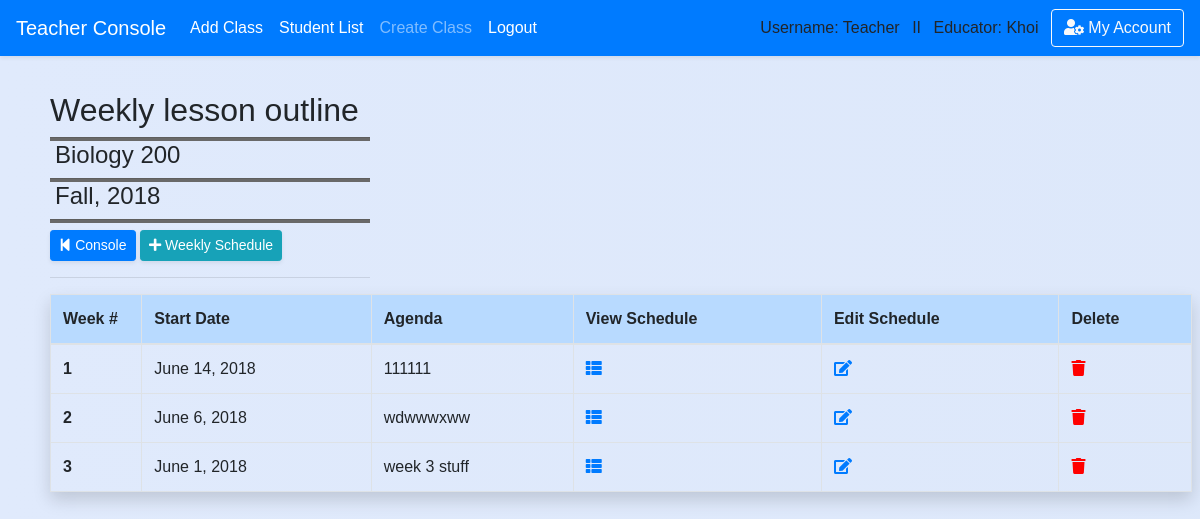
/teacher/lesson_plan/4/ (signed in), run on an earlier commit of the app's database.
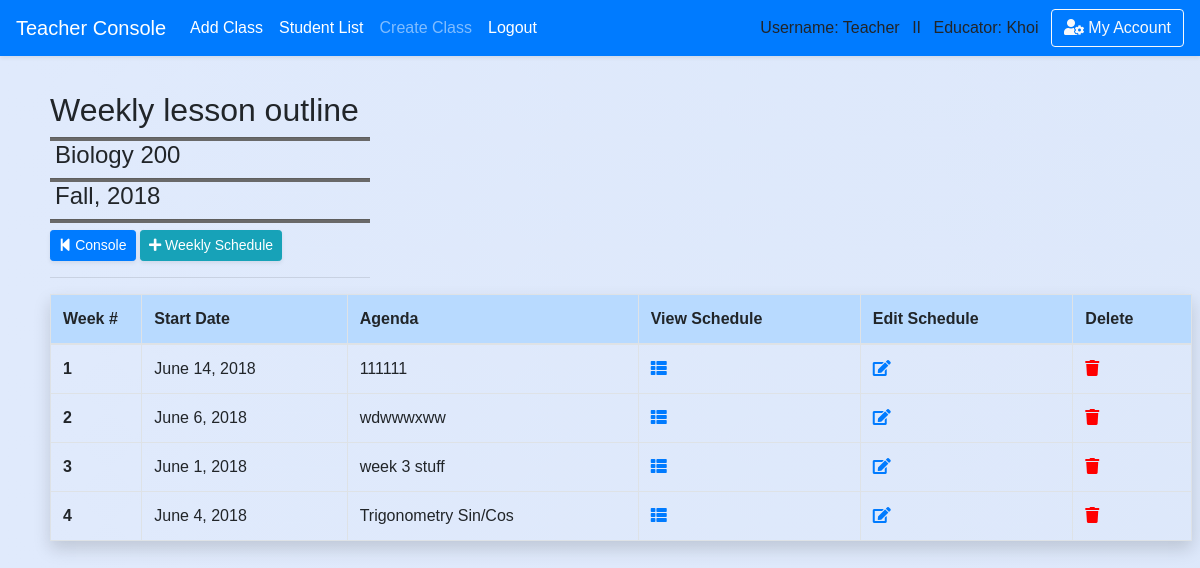
And on a later commit of the database.
### school_app/models.py (models this page shows, shortened)
class Lesson_plan(models.Model):
    course_title = models.CharField(max_length=50,default='')
    teacher_idx = models.CharField(max_length=10,default='')
    week_number = models.CharField(max_length=10,default='')
    agenda = models.CharField(max_length=450,default='Agenda Goes Here')
    monday_date = models.DateField(blank=True, null=True)
    tuesday_date = models.DateField(blank=True, null=True)
    wednesday_date = models.DateField(blank=True, null=True)
    thursday_date = models.DateField(blank=True, null=True)
    friday_date= models.DateField(blank=True, null=True)
    monday_plan = models.CharField(max_length=400,default='a')
    tuesday_plan= models.CharField(max_length=400,default='s')
    wednesday_plan= models.CharField(max_length=400,default='d')
    thursday_plan= models.CharField(max_length=400,default='f')
    friday_plan= models.CharField(max_length=400,default='g')
    weekend_plan = models.CharField(max_length=300,default='h')
    teacher = models.ForeignKey('Teacher',blank=True, null=True, on_delete = models.SET_NULL)
    course = models.ForeignKey('Course',blank=True, null=True, on_delete = models.SET_NULL)
    last_modifield = models.DateTimeField(auto_now=True, blank=True,null=True,)
    create_date = models.DateField(auto_now_add=True, blank=True,null=True,)

### school_app/views_logged.py (the view)
# urls.py: path('teacher/lesson_plan',views_logged.lesson_plan, name='lesson_plan'),
@require_http_methods(["GET"])
def lesson_plan(request,course_id=None): #list all lesson plan created
    if is_login(request) == False:
        return redirect('/login')
    if is_login(request) == True:
        if request.user.profile.is_teacher == False:
            messages.warning(request, "You don't have Instructor's Privilege!")
            return redirect('/')
        course = Course.objects.filter(id=course_id).first()
        lesson_plan = Lesson_plan.objects.filter(course=course)
        return render(request,'teacher/lesson_plan/weekly_lesson_plan.html',
        {'course':course,'lesson_plan':lesson_plan})

### school_app/views_functions.py (called while the page is built)
def is_login(request):
    if not request.user.is_authenticated:
        messages.warning(request, "Please Login or Create an Account.")
        return False
    return True

### school_app/templates/teacher/lesson_plan/weekly_lesson_plan.html (shortened to what this page needs)
{% extends 'base.html' %}
{% block content %}
<div class='content'>
        <div style="width: 320px">
        <h2>Weekly lesson outline</h2>
        <hr class='hr-line'/>
        <h4 style='padding-left: 5px'>{{ course.course_title }}</h4>
        <hr class='hr-line'/>
        <h4 style='padding-left: 5px'>{{ course.semester }}, {{ course.year }}</h4>
        <hr class='hr-line'/>
        <a href='{% url "teacher" %}' class="btn btn-sm btn-primary shadow-sm" ><i class="fas fa-step-backward"></i> Console</a></a>
        <a href='{% url "add_lesson_plan" course_id=course.id %}' class="btn btn-info btn-sm shadow-sm" role="button"><i class="fas fa-plus"></i> Weekly Schedule</a>
        <hr/>
        </div>
        {% if lesson_plan %}
        <div class='mr-2'>
          <table class="table table-hover table-bordered pad-right-table shadow">
            <thead class='table-primary'>
            <tr>
              <th scope="col"style="width: 8%">Week #</th>
              <th scope="col">Start Date</th>
              <th scope="col">Agenda</th>
              <th scope="col">View Schedule</th>
              <th scope="col">Edit Schedule</th>
              <th scope="col">Delete</th>
            </tr>
            </thead>
            <tbody>
        {% for lesson in lesson_plan %}
            <tr>
              <th scope="row">{{ lesson.week_number }}</th>
              <td>{{ lesson.monday_date }}</td>
              <td>{{ lesson.agenda}}</td>
              <td>
                <a href='{% url "weekly_lesson_plan" lesson_plan_id=lesson.id  %}'><i class="fas fa-th-list"></i></a>
              </td>
              <td>
                <a href='{% url "teacher"  %}'><i class="fas fa-edit"></i></a>
              </td>
              <td><a href='{% url "teacher" %}'>
                <i style='color:red' class="fas fa-trash test" data-toggle="popover" data-placement="top" data-trigger="hover" data-content="ALERT!"></i></a></td>
            </tr>
        {% endfor %}
            </tbody>
          </table>
        </div>
        {% else %}
        <h4><div class="alert-inherit alert-info" role="alert"><i class="fas fa-exclamation"></i> Current Course have no lesson planned. </div></h4>
        {% endif %}
        <br><br>
</div>
{% endblock %}

What changed in the data, as far as the page shows it:
added Lesson_plan: week_number "4", monday_date "June 4, 2018", agenda "Trigonometry Sin/Cos"
